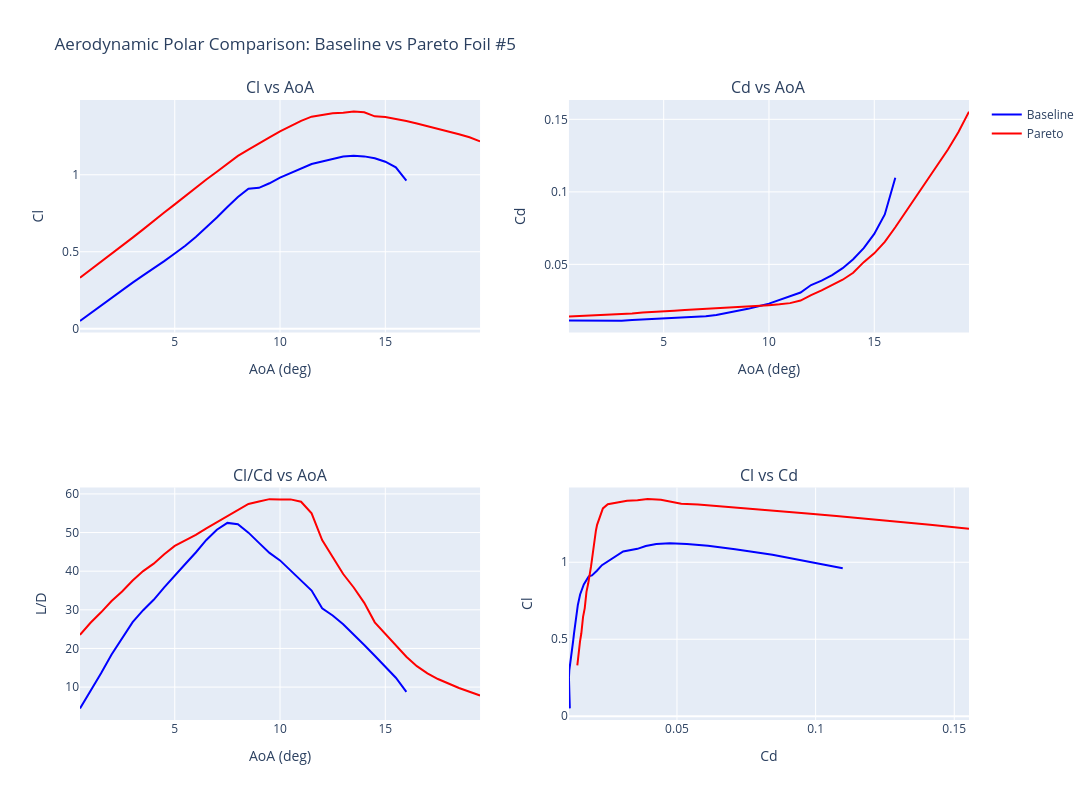

Notebook code cell kept with this figure:
### Code cell
# Load polar data for baseline and pareto foil
baseline_polar = np.genfromtxt("postProcess_data/baseline_Polar.txt", skip_header=12)
pareto_polar = np.genfromtxt(f"postProcess_data/pareto_Front_foil{desired_foil}_Polar.txt", skip_header=12)

# If either polar is empty, inform the user
if baseline_polar.size == 0:
    raise RuntimeError("Baseline polar file is empty or missing")
if pareto_polar.size == 0:
    raise RuntimeError("Pareto polar file is empty or missing")

baseline_aoa = baseline_polar[:, 0]
baseline_cl = baseline_polar[:, 1]
baseline_cd = baseline_polar[:, 2]
baseline_ld = baseline_cl / baseline_cd

pareto_aoa = pareto_polar[:, 0]
pareto_cl = pareto_polar[:, 1]
pareto_cd = pareto_polar[:, 2]
pareto_ld = pareto_cl / pareto_cd

# Create subplots: 2x2 grid
fig = make_subplots(
    rows=2, cols=2,
    subplot_titles=("Cl vs AoA", "Cd vs AoA", "Cl/Cd vs AoA", "Cl vs Cd")
)

# Cl vs AoA
fig.add_trace(go.Scatter(x=baseline_aoa, y=baseline_cl, mode='lines', name='Baseline', 
                         line=dict(color='blue', width=2)), row=1, col=1)
fig.add_trace(go.Scatter(x=pareto_aoa, y=pareto_cl, mode='lines', name='Pareto', 
                         line=dict(color='red', width=2)), row=1, col=1)

# Cd vs AoA
fig.add_trace(go.Scatter(x=baseline_aoa, y=baseline_cd, mode='lines', name='Baseline', 
                         line=dict(color='blue', width=2), showlegend=False), row=1, col=2)
fig.add_trace(go.Scatter(x=pareto_aoa, y=pareto_cd, mode='lines', name='Pareto', 
                         line=dict(color='red', width=2), showlegend=False), row=1, col=2)

# Cl/Cd vs AoA
fig.add_trace(go.Scatter(x=baseline_aoa, y=baseline_ld, mode='lines', name='Baseline', 
                         line=dict(color='blue', width=2), showlegend=False), row=2, col=1)
fig.add_trace(go.Scatter(x=pareto_aoa, y=pareto_ld, mode='lines', name='Pareto', 
                         line=dict(color='red', width=2), showlegend=False), row=2, col=1)

# Cl vs Cd
fig.add_trace(go.Scatter(x=baseline_cd, y=baseline_cl, mode='lines', name='Baseline', 
                         line=dict(color='blue', width=2), showlegend=False), row=2, col=2)
fig.add_trace(go.Scatter(x=pareto_cd, y=pareto_cl, mode='lines', name='Pareto', 
                         line=dict(color='red', width=2), showlegend=False), row=2, col=2)

# Update axes labels
fig.update_xaxes(title_text="AoA (deg)", row=1, col=1)
fig.update_yaxes(title_text="Cl", row=1, col=1)

fig.update_xaxes(title_text="AoA (deg)", row=1, col=2)
fig.update_yaxes(title_text="Cd", row=1, col=2)

fig.update_xaxes(title_text="AoA (deg)", row=2, col=1)
fig.update_yaxes(title_text="L/D", row=2, col=1)

fig.update_xaxes(title_text="Cd", row=2, col=2)
fig.update_yaxes(title_text="Cl", row=2, col=2)

fig.update_layout(title_text=f"Aerodynamic Polar Comparison: Baseline vs Pareto Foil #{desired_foil}",
                  template='plotly',
                  height=800,
                  width=1200,
                  hovermode='closest')

fig.show()

### Figure 1 — Plotly figure (JSON) as saved in the notebook; plotly's stock layout.template omitted (floating-point values rounded to 4 significant figures)
{"data": [{"line": {"color": "blue", "width": 2}, "mode": "lines", "name": "Baseline", "type": "scatter", "x": [0.5, 1.0, 1.5, 2.0, 2.5, 3.0, 3.5, 4.0, 4.5, 5.0, 5.5, 6.0, 6.5, 7.0, 7.5, 8.0, 8.5, 9.0, 9.5, 10.0, 11.5, 12.0, 12.5, 13.0, 13.5, 14.0, 14.5, 15.0, 15.5, 16.0], "xaxis": "x", "y": [0.051, 0.101, 0.1515, 0.2037, 0.2515, 0.2998, 0.346, 0.3902, 0.4389, 0.4886, 0.5387, 0.5963, 0.6589, 0.7229, 0.7911, 0.8557, 0.909, 0.9148, 0.9446, 0.9812, 1.07, 1.087, 1.106, 1.118, 1.123, 1.119, 1.107, 1.085, 1.048, 0.9617], "yaxis": "y"}, {"line": {"color": "red", "width": 2}, "mode": "lines", "name": "Pareto", "type": "scatter", "x": [0.5, 1.0, 1.5, 2.0, 2.5, 3.0, 3.5, 4.0, 4.5, 5.0, 5.5, 6.0, 6.5, 7.0, 8.0, 8.5, 9.0, 9.5, 10.0, 10.5, 11.0, 11.5, 12.0, 12.5, 13.0, 13.5, 14.0, 14.5, 15.0, 15.5, 16.0, 16.5, 17.0, 17.5, 18.0, 18.5, 19.0, 19.5], "xaxis": "x", "y": [0.3306, 0.3819, 0.4323, 0.4846, 0.5389, 0.5914, 0.6454, 0.7022, 0.7546, 0.8078, 0.8632, 0.9175, 0.9692, 1.02, 1.123, 1.163, 1.205, 1.243, 1.281, 1.315, 1.35, 1.377, 1.387, 1.399, 1.403, 1.41, 1.406, 1.38, 1.376, 1.365, 1.349, 1.333, 1.316, 1.3, 1.282, 1.263, 1.243, 1.217], "yaxis": "y"}, {"line": {"color": "blue", "width": 2}, "mode": "lines", "name": "Baseline", "showlegend": false, "type": "scatter", "x": [0.5, 1.0, 1.5, 2.0, 2.5, 3.0, 3.5, 4.0, 4.5, 5.0, 5.5, 6.0, 6.5, 7.0, 7.5, 8.0, 8.5, 9.0, 9.5, 10.0, 11.5, 12.0, 12.5, 13.0, 13.5, 14.0, 14.5, 15.0, 15.5, 16.0], "xaxis": "x2", "y": [0.01136, 0.01128, 0.01116, 0.01106, 0.01104, 0.01118, 0.01157, 0.01197, 0.01226, 0.01255, 0.01287, 0.0133, 0.0137, 0.01425, 0.01507, 0.0164, 0.01819, 0.01933, 0.02112, 0.02293, 0.03059, 0.03574, 0.03874, 0.04255, 0.0474, 0.05356, 0.0612, 0.07097, 0.08444, 0.1098], "yaxis": "y2"}, {"line": {"color": "red", "width": 2}, "mode": "lines", "name": "Pareto", "showlegend": false, "type": "scatter", "x": [0.5, 1.0, 1.5, 2.0, 2.5, 3.0, 3.5, 4.0, 4.5, 5.0, 5.5, 6.0, 6.5, 7.0, 8.0, 8.5, 9.0, 9.5, 10.0, 10.5, 11.0, 11.5, 12.0, 12.5, 13.0, 13.5, 14.0, 14.5, 15.0, 15.5, 16.0, 16.5, 17.0, 17.5, 18.0, 18.5, 19.0, 19.5], "xaxis": "x2", "y": [0.01406, 0.01433, 0.01473, 0.01502, 0.01551, 0.01574, 0.01613, 0.01674, 0.01701, 0.01736, 0.018, 0.01858, 0.01897, 0.01936, 0.02011, 0.02027, 0.02076, 0.02119, 0.02188, 0.02244, 0.02328, 0.02505, 0.02885, 0.03201, 0.03575, 0.03941, 0.0442, 0.05155, 0.05761, 0.06556, 0.07559, 0.08641, 0.09705, 0.1075, 0.1181, 0.1292, 0.1413, 0.1553], "yaxis": "y2"}, {"line": {"color": "blue", "width": 2}, "mode": "lines", "name": "Baseline", "showlegend": false, "type": "scatter", "x": [0.5, 1.0, 1.5, 2.0, 2.5, 3.0, 3.5, 4.0, 4.5, 5.0, 5.5, 6.0, 6.5, 7.0, 7.5, 8.0, 8.5, 9.0, 9.5, 10.0, 11.5, 12.0, 12.5, 13.0, 13.5, 14.0, 14.5, 15.0, 15.5, 16.0], "xaxis": "x3", "y": [4.489, 8.954, 13.58, 18.42, 22.78, 26.82, 29.9, 32.6, 35.8, 38.93, 41.86, 44.83, 48.09, 50.73, 52.5, 52.18, 49.97, 47.33, 44.73, 42.79, 34.98, 30.42, 28.54, 26.28, 23.69, 20.9, 18.09, 15.28, 12.41, 8.76], "yaxis": "y3"}, {"line": {"color": "red", "width": 2}, "mode": "lines", "name": "Pareto", "showlegend": false, "type": "scatter", "x": [0.5, 1.0, 1.5, 2.0, 2.5, 3.0, 3.5, 4.0, 4.5, 5.0, 5.5, 6.0, 6.5, 7.0, 8.0, 8.5, 9.0, 9.5, 10.0, 10.5, 11.0, 11.5, 12.0, 12.5, 13.0, 13.5, 14.0, 14.5, 15.0, 15.5, 16.0, 16.5, 17.0, 17.5, 18.0, 18.5, 19.0, 19.5], "xaxis": "x3", "y": [23.51, 26.65, 29.35, 32.26, 34.75, 37.57, 40.01, 41.95, 44.36, 46.53, 47.96, 49.38, 51.09, 52.68, 55.82, 57.39, 58.04, 58.65, 58.56, 58.58, 57.98, 54.98, 48.06, 43.71, 39.26, 35.78, 31.8, 26.76, 23.88, 20.81, 17.84, 15.42, 13.56, 12.09, 10.85, 9.777, 8.799, 7.836], "yaxis": "y3"}, {"line": {"color": "blue", "width": 2}, "mode": "lines", "name": "Baseline", "showlegend": false, "type": "scatter", "x": [0.01136, 0.01128, 0.01116, 0.01106, 0.01104, 0.01118, 0.01157, 0.01197, 0.01226, 0.01255, 0.01287, 0.0133, 0.0137, 0.01425, 0.01507, 0.0164, 0.01819, 0.01933, 0.02112, 0.02293, 0.03059, 0.03574, 0.03874, 0.04255, 0.0474, 0.05356, 0.0612, 0.07097, 0.08444, 0.1098], "xaxis": "x4", "y": [0.051, 0.101, 0.1515, 0.2037, 0.2515, 0.2998, 0.346, 0.3902, 0.4389, 0.4886, 0.5387, 0.5963, 0.6589, 0.7229, 0.7911, 0.8557, 0.909, 0.9148, 0.9446, 0.9812, 1.07, 1.087, 1.106, 1.118, 1.123, 1.119, 1.107, 1.085, 1.048, 0.9617], "yaxis": "y4"}, {"line": {"color": "red", "width": 2}, "mode": "lines", "name": "Pareto", "showlegend": false, "type": "scatter", "x": [0.01406, 0.01433, 0.01473, 0.01502, 0.01551, 0.01574, 0.01613, 0.01674, 0.01701, 0.01736, 0.018, 0.01858, 0.01897, 0.01936, 0.02011, 0.02027, 0.02076, 0.02119, 0.02188, 0.02244, 0.02328, 0.02505, 0.02885, 0.03201, 0.03575, 0.03941, 0.0442, 0.05155, 0.05761, 0.06556, 0.07559, 0.08641, 0.09705, 0.1075, 0.1181, 0.1292, 0.1413, 0.1553], "xaxis": "x4", "y": [0.3306, 0.3819, 0.4323, 0.4846, 0.5389, 0.5914, 0.6454, 0.7022, 0.7546, 0.8078, 0.8632, 0.9175, 0.9692, 1.02, 1.123, 1.163, 1.205, 1.243, 1.281, 1.315, 1.35, 1.377, 1.387, 1.399, 1.403, 1.41, 1.406, 1.38, 1.376, 1.365, 1.349, 1.333, 1.316, 1.3, 1.282, 1.263, 1.243, 1.217], "yaxis": "y4"}], "layout": {"annotations": [{"font": {"size": 16}, "showarrow": false, "text": "Cl vs AoA", "x": 0.225, "xanchor": "center", "xref": "paper", "y": 1, "yanchor": "bottom", "yref": "paper"}, {"font": {"size": 16}, "showarrow": false, "text": "Cd vs AoA", "x": 0.775, "xanchor": "center", "xref": "paper", "y": 1, "yanchor": "bottom", "yref": "paper"}, {"font": {"size": 16}, "showarrow": false, "text": "Cl/Cd vs AoA", "x": 0.225, "xanchor": "center", "xref": "paper", "y": 0.375, "yanchor": "bottom", "yref": "paper"}, {"font": {"size": 16}, "showarrow": false, "text": "Cl vs Cd", "x": 0.775, "xanchor": "center", "xref": "paper", "y": 0.375, "yanchor": "bottom", "yref": "paper"}], "height": 800, "hovermode": "closest", "title": {"text": "Aerodynamic Polar Comparison: Baseline vs Pareto Foil #5"}, "width": 1200, "xaxis": {"anchor": "y", "domain": [0, 0.45], "title": {"text": "AoA (deg)"}}, "xaxis2": {"anchor": "y2", "domain": [0.55, 1], "title": {"text": "AoA (deg)"}}, "xaxis3": {"anchor": "y3", "domain": [0, 0.45], "title": {"text": "AoA (deg)"}}, "xaxis4": {"anchor": "y4", "domain": [0.55, 1], "title": {"text": "Cd"}}, "yaxis": {"anchor": "x", "domain": [0.625, 1], "title": {"text": "Cl"}}, "yaxis2": {"anchor": "x2", "domain": [0.625, 1], "title": {"text": "Cd"}}, "yaxis3": {"anchor": "x3", "domain": [0, 0.375], "title": {"text": "L/D"}}, "yaxis4": {"anchor": "x4", "domain": [0, 0.375], "title": {"text": "Cl"}}}}
